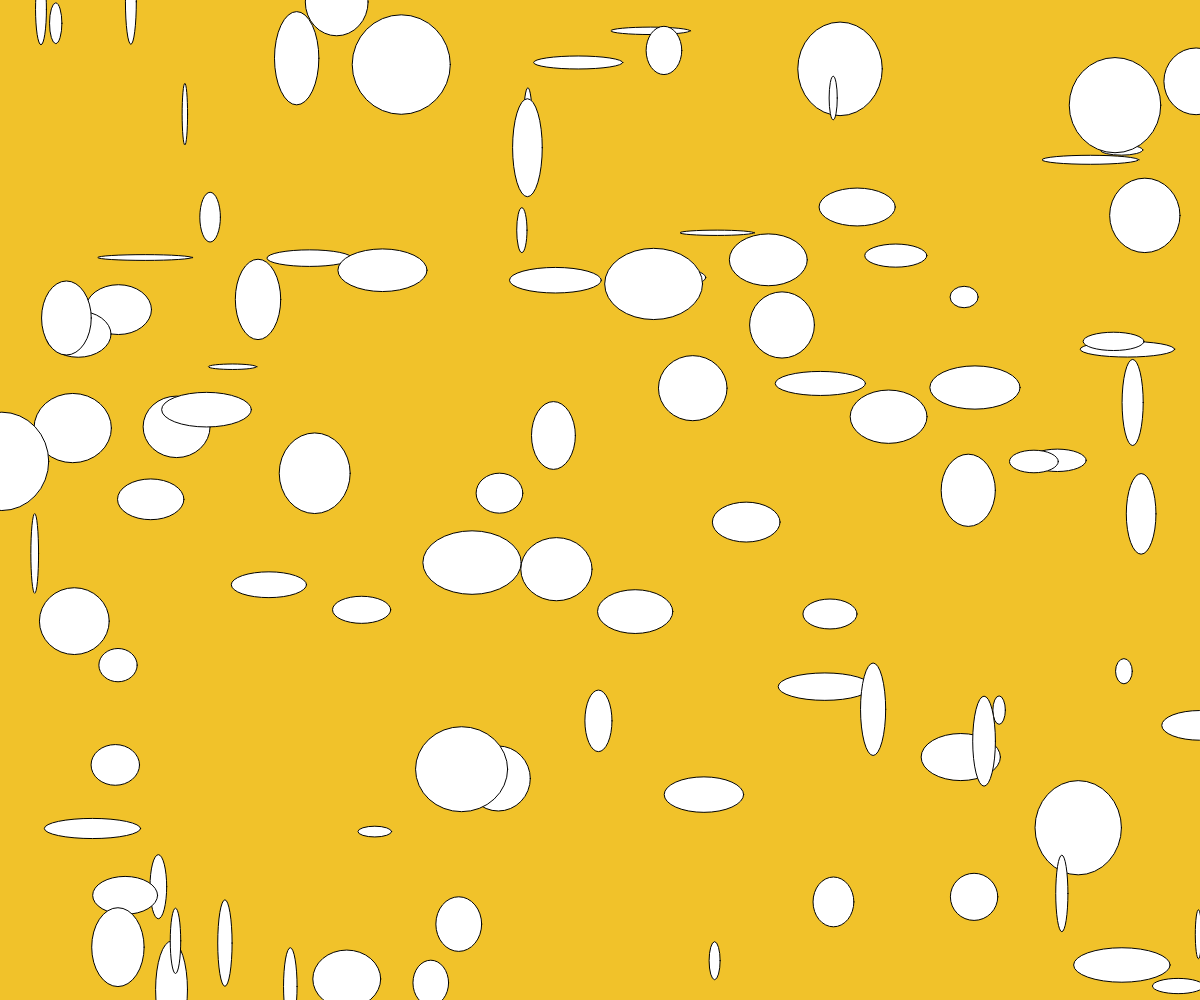
Frame 1 (no input)
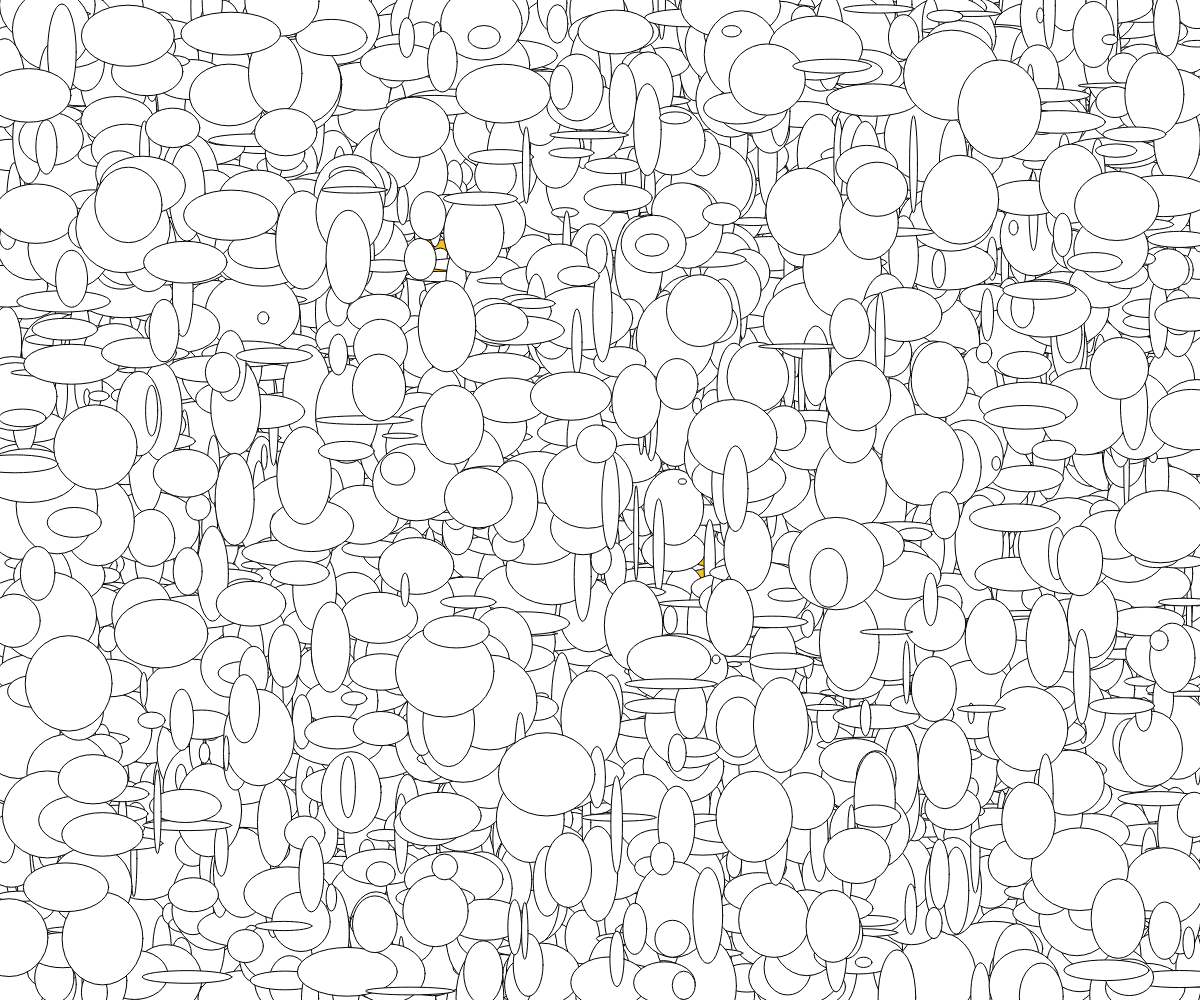
Frame 60 (no input)
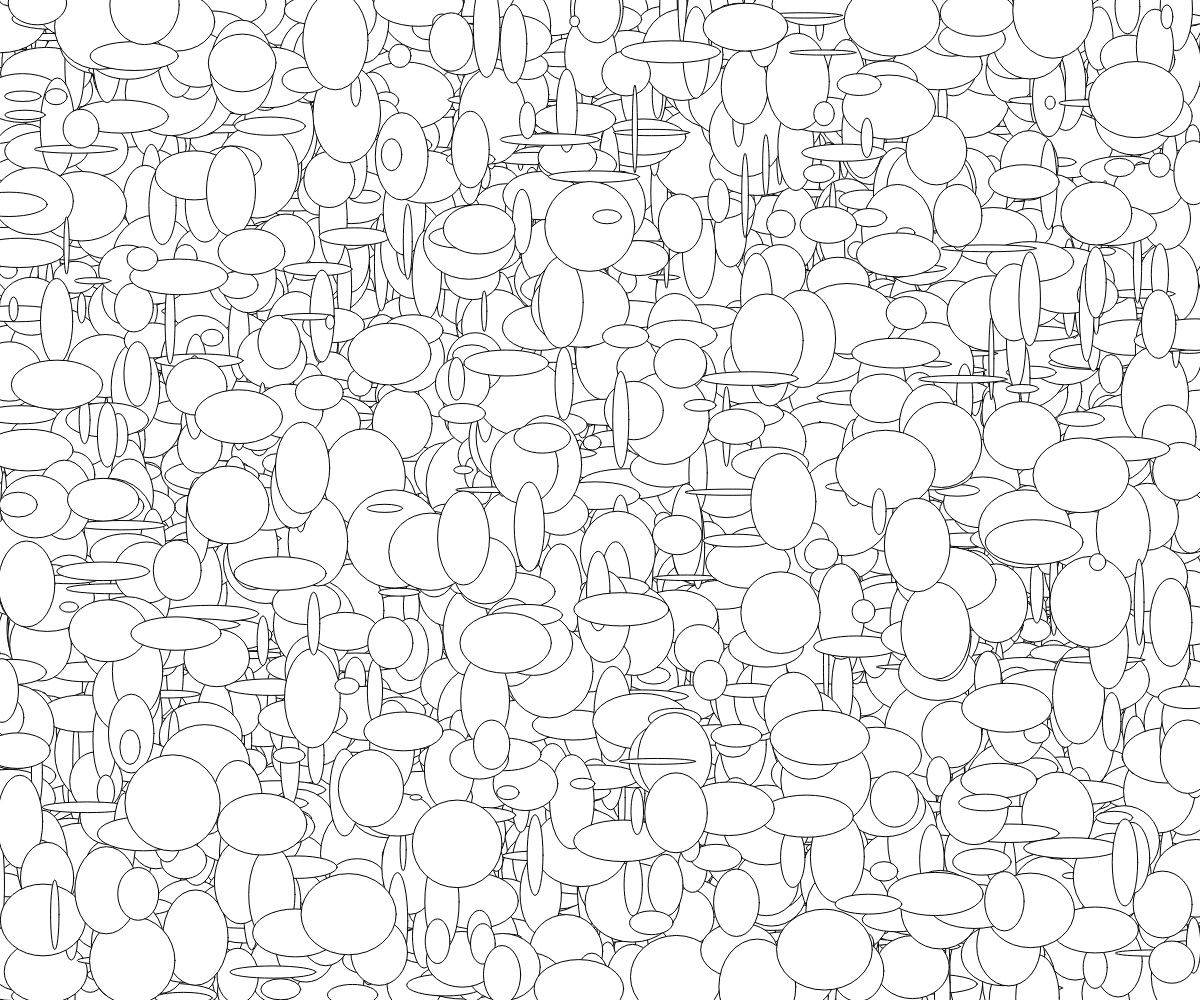
Frame 120 (the mouse pressed at the canvas centre since frame 60)

The p5.js sketch that drew these frames (run headless with seeded random() and noise() and a simulated clock; from frame 60 on, the mouse is pressed at the canvas centre):

// p5.js sketch
// ── sketch.js
let escala = 20;

function setup() {
  createCanvas(windowWidth, windowHeight);
  background(241, 194, 42);
  for (let iterador = 0; iterador < 10; iterador++) {
    console.log(iterador);
  }
}

function draw() {
  
  //ellipse(mouseX, mouseY, 10 * frameCount, 20 * escala);
for (let iterador = 0; iterador < 100; iterador++) {
  ellipse(random(0, width),
          random(0, height),
          random(5, 100),
          random(5,100),
          );
}
// console.log(frameCount);
}
